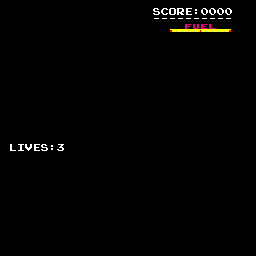

This is a level from a 2D game, rendered from its Tiled map with the project's own tilesets. A one-line summary and the complete map file follow:
An orthogonal 32x32 tile map with 8x8 px tiles, 1 tile layer (Tile Layer 1).

<map version="1.9" tiledversion="1.9.2" orientation="orthogonal" renderorder="right-down" width="32" height="32" tilewidth="8" tileheight="8" infinite="0" nextlayerid="2" nextobjectid="1">
 <editorsettings>
  <export target="overlay.c" format="gba" />
 </editorsettings>
 <tileset firstgid="1" source="overlayTileSet.tsx" />
 <layer id="1" name="Tile Layer 1" width="32" height="32">
  <data encoding="csv">
0,0,0,0,0,0,0,0,0,0,0,0,0,0,0,0,74,74,76,77,77,77,77,77,77,77,77,77,77,78,73,0,
0,0,0,0,0,0,0,0,0,0,0,0,0,0,0,0,1,1,108,51,35,47,50,37,10,16,16,16,16,110,73,0,
0,0,0,0,0,0,0,0,0,0,0,0,0,0,0,0,0,0,108,8,8,8,8,8,8,8,8,8,8,110,73,0,
0,0,0,0,0,0,0,0,0,0,0,0,0,0,0,0,0,0,140,141,109,65,66,67,68,69,70,71,72,110,73,0,
0,0,0,0,0,0,0,0,0,0,0,0,0,0,0,0,0,0,0,0,140,141,141,141,141,141,141,141,141,142,73,0,
0,0,0,0,0,0,0,0,0,0,0,0,0,0,0,0,0,0,0,0,0,0,0,0,0,0,0,0,0,0,73,0,
0,0,0,0,0,0,0,0,0,0,0,0,0,0,0,0,0,0,0,0,0,0,0,0,0,0,0,0,0,0,73,0,
0,0,0,1,1,1,1,1,1,1,1,1,1,1,1,1,0,0,0,0,0,0,0,0,0,0,0,0,0,0,73,0,
0,0,0,0,1,0,0,0,1,1,0,0,0,0,0,0,1,0,0,0,0,0,0,0,0,0,0,0,0,0,73,0,
0,0,0,0,1,0,0,0,0,0,1,1,0,0,0,0,0,1,1,0,0,0,0,0,0,0,0,0,0,0,73,0,
0,0,0,0,0,1,0,0,0,0,0,0,1,1,1,0,0,0,0,1,1,0,0,0,0,0,0,0,0,0,73,0,
0,0,0,0,0,1,0,0,0,0,0,0,0,0,0,1,1,1,0,0,0,0,0,0,0,0,0,0,0,0,73,0,
0,0,0,0,0,0,1,0,0,0,0,0,0,0,0,0,0,0,1,1,0,0,0,0,0,0,0,0,0,0,73,0,
0,0,0,0,0,0,0,1,1,0,0,0,0,0,0,0,0,0,0,0,1,1,0,0,0,0,0,0,0,0,73,0,
0,0,0,0,0,0,0,0,0,1,1,0,0,0,0,0,0,0,0,0,0,0,1,0,0,0,0,0,0,0,73,0,
0,0,0,0,0,0,0,0,0,0,0,1,1,0,0,0,0,0,0,0,0,0,0,1,1,0,0,0,0,0,73,0,
0,0,0,0,0,0,0,0,0,0,0,0,0,1,1,1,1,1,1,1,1,1,1,0,0,0,0,0,0,0,73,0,
76,77,77,77,77,77,77,77,78,0,0,0,0,0,0,0,0,0,0,0,0,0,0,0,0,0,0,0,0,0,73,0,
108,44,41,54,37,51,10,19,110,0,0,0,0,0,0,0,0,0,0,0,0,0,0,0,0,0,0,0,0,0,73,0,
140,141,141,141,141,141,141,141,142,0,0,0,0,0,0,0,0,0,0,0,0,0,0,0,0,0,0,0,0,0,73,0,
73,73,73,73,73,73,73,73,73,73,73,73,73,73,73,73,73,73,73,73,73,73,73,73,73,73,73,73,73,73,73,73,
0,0,0,0,0,0,0,0,0,0,0,0,0,0,0,0,0,0,0,0,0,0,0,0,0,0,0,0,0,0,0,0,
0,0,0,0,0,0,0,0,0,0,0,0,0,0,0,0,0,0,0,0,0,0,0,0,0,0,0,0,0,0,0,0,
0,0,0,0,0,0,0,0,0,0,0,0,0,0,0,0,0,0,0,0,0,0,0,0,0,0,0,0,0,0,0,0,
0,0,0,0,0,0,0,0,0,0,0,0,0,0,0,0,0,0,0,0,0,0,0,0,0,0,0,0,0,0,0,0,
0,0,0,0,0,0,0,0,0,0,0,0,0,0,0,0,0,0,0,0,0,0,0,0,0,0,0,0,0,0,0,0,
0,0,0,0,0,0,0,0,0,0,0,0,0,0,0,0,0,0,0,0,0,0,0,0,0,0,0,0,0,0,0,0,
0,0,0,0,0,0,0,0,0,0,0,0,0,0,0,0,0,0,0,0,0,0,0,0,0,0,0,0,0,0,0,0,
0,0,0,0,0,0,0,0,0,0,0,0,0,0,0,0,0,0,0,0,0,0,0,0,0,0,0,0,0,0,0,0,
0,0,0,0,0,0,0,0,0,0,0,0,0,0,0,0,0,0,0,0,0,0,0,0,0,0,0,0,0,0,0,0,
0,0,0,0,0,0,0,0,0,0,0,0,0,0,0,0,0,0,0,0,0,0,0,0,0,0,0,0,0,0,0,0,
0,0,0,0,0,0,0,0,0,0,0,0,0,0,0,0,0,0,0,0,0,0,0,0,0,0,0,0,0,0,0,0
</data>
 </layer>
</map>
